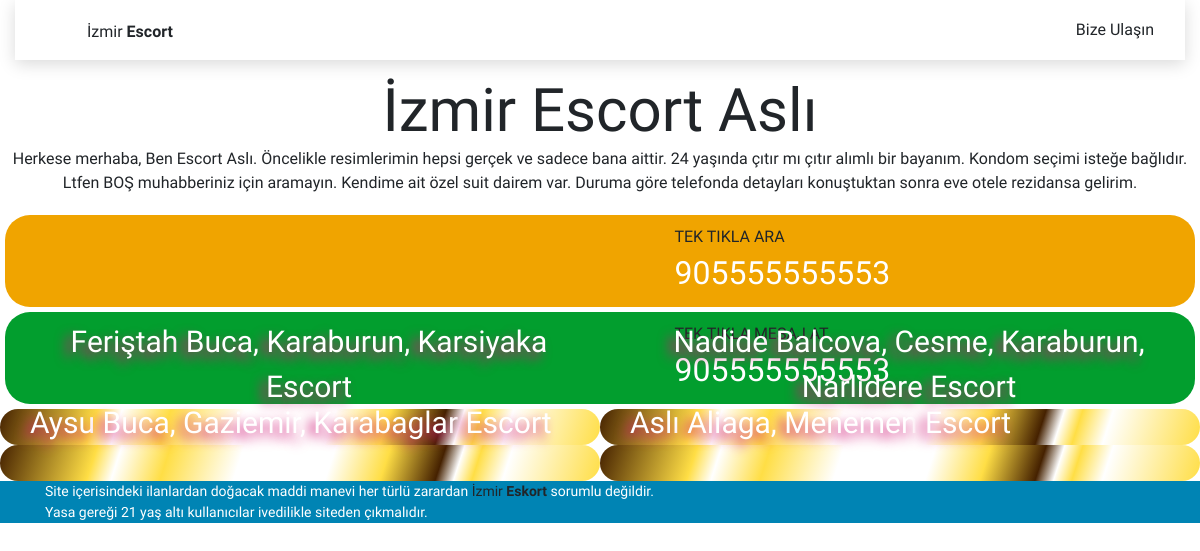
Screenshot of /izmir-escort/4/ with the database file from the repository.
### sayfa/models.py (models this page shows, shortened)
class Eskort(models.Model):
    class Rank(models.IntegerChoices):
        GOLD = 1
        SILVER = 2
        BRONZE = 3
    class Status(models.IntegerChoices):
        ACIK = 1
        KAPALI = 0
    class Ilceler(models.TextChoices):
        aliaga = 'Aliağa'
        balcova = 'Balçova'
        bayrakli = 'Bayraklı'
        bornova = 'Bornova'
        buca = 'Buca'
        cesme = 'Çeşme'
        cigli = 'Çiğli'
        gaziemir = 'Gaziemir'
        guzelbahce = 'Güzelbahçe'
        karabaglar = 'Karabağlar'
        karaburun = 'Karaburun'
        karsiyaka = 'Karşıyaka'
        konak = 'Konak'
        menemen = 'Menemen'
        narlidere = 'Narlıdere'
        seferihisar = 'Seferihisar'
        urla = 'Urla'
    name = models.CharField(_("İsim"),max_length=100)
    tel = models.CharField(_("Telefon"),max_length=20)
    text = HTMLField(_("Açıklama"))
    duration = models.DurationField(_("Süre"),default=timedelta(days=7))
    ilceler = MultiSelectField(_("İlçeler"),max_length=200, choices=Ilceler.choices,default=Ilceler.buca)
    rank = models.IntegerField(choices=Rank.choices)
    status = models.IntegerField(_("Durum"),choices=Status.choices, default=1)
    def get_absolute_url(self):
        return reverse("escort_view", kwargs={"id": self.id})

### sayfa/views.py (the view)
# urls.py: path('izmir-escort/<int:id>/',escort_view, name="escort_view"),
def escort_view(request, id):
    esc = Eskort.objects.filter(id=id).first()
    images = esc.images.all()
    text = esc.text.rstrip('\"')
    escAll = Eskort.objects.all().order_by('rank')[:4]
    return render(request,'escort.html',{'e':esc,'escAll':escAll, 'images': images, 'text': text})

### templates/escort.html (shortened to what this page needs)
{% extends "main.html" %}
{% block main %}
{% load static %}
<div id="isim">
    <h1>İzmir Escort {{e.name}}</h1>
  </div>
  <div id="metin">
    {{text|safe}}
  </div>
  <a href="tel:0{{e.tel}}">
    <div id="tel" class="button">
    <div id="phone-icon">
    </div>
    <div>TEK TIKLA ARA <br />
      <a href="tel:0{{e.tel}}" class="phone">{{e.tel}}</a>
    </div>
    </div>
  </a>
  <a href="https://wa.me/{{e.tel}}">
  <div id="wa" class="button">
    <div id="phone-icon">
    </div>
    <div>TEK TIKLA MESAJ AT <br />
      <a href="https://wa.me/{{e.tel}}" class="phone">{{e.tel}}</a>
    </div>
  </div>
</a>
<div class = "row">
  {% for e in escAll %}
  <div class="{% if e.rank == 1 %}col-6{% elif e.rank == 2 %}col-4{% elif e.rank == 3 %}col-3{% endif %} fancyborder {{ e.get_rank_display }}" >
    <div class="wrap">
        <div class="name">{{ e.name }} {{ e.ilceler }} Escort</div>
    </div>
  </div>
  {% endfor %}
</div>
{% endblock main %}

### templates/main.html (style rules this page uses)
body { -webkit-animation: -amp-start 8s steps(1, end) 0s 1 normal both; -moz-animation: -amp-start 8s steps(1, end) 0s 1 normal both; -ms-animation: -amp-start 8s steps(1, end) 0s 1 normal both; animation: -amp-start 8s steps(1, end) 0s 1 normal both }

### templates/bootstrap.html (style rules this page uses)
:root { color-scheme:light dark;--blue: #0084b4;--indigo: #6610f2;--purple: #6f42c1;--pink: #e83e8c;--red: #dc3545;--orange: #fd7e14;--yellow: beige;--green: #28a745;--teal: #20c997;--cyan: #17a2b8;--white: #fff;--gray: #6c757d;--gray-dark: #212529;--primary: #0084b4;--secondary: #6c757d;--success: #28a745;--info: #17a2b8;--warning: beige;--danger: #dc3545;--light: #dee2e6;--dark: #212529;--breakpoint-xs: 0;--breakpoint-sm: 576px;--breakpoint-md: 768px;--breakpoint-lg: 992px;--breakpoint-xl: 1200px;--font-family-sans-serif: "Roboto Condensed", sans-serif;--font-family-monospace: SFMono-Regular, Menlo, Monaco, Consolas, "Liberation Mono", "Courier New", monospace }
*,*::before,*::after { box-sizing:border-box }
html { font-family:'Teko',sans-serif;line-height:1.15;-webkit-text-size-adjust:100%;-webkit-tap-highlight-color:rgba(0,0,0,0) }
body { margin:0;font-family:"Teko",sans-serif;font-weight:400;line-height:1.5;text-align:left;font-size:1rem }
@media (prefers-color-scheme: light) { body { color:#212529;background-color:#fff } }
h1,h2,h3,h4,h5,h6 { margin-top:0;margin-bottom:.5rem }
a { text-decoration:none;background:transparent }
@media (prefers-color-scheme: light) { a { color:#212529 } }
h1,h2,h3,h4,h5,h6,.h1,.h2,.h3,.h4,.h5,.h6 { margin-bottom:.5rem;font-weight:400;line-height:1.2 }
h1,.h1 { font-size:2.5rem }
@media (max-width: 1200px) { h1,.h1 { font-size:calc(1.375rem + 1.5vw) } }
.row { display:flex;flex-wrap:wrap; }
.col-1,.col-2,.col-3,.col-4,.col-5,.col-6,.col-7,.col-8,.col-9,.col-10,.col-11,.col-12,.col,.col-auto,.col-sm-1,.col-sm-2,.col-sm-3,.col-sm-4,.col-sm-5,.col-sm-6,.col-sm-7,.col-sm-8,.col-sm-9,.col-sm-10,.col-sm-11,.col-sm-12,.col-sm,.col-sm-auto,.col-md-1,.col-md-2,.col-md-3,.col-md-4,.col-md-5,.col-md-6,.col-md-7,.col-md-8,.col-md-9,.col-md-10,.col-md-11,.col-md-12,.col-md,.col-md-auto,.col-lg-1,.col-lg-2,.col-lg-3,.col-lg-4,.col-lg-5,.col-lg-6,.col-lg-7,.col-lg-8,.col-lg-9,.col-lg-10,.col-lg-11,.col-lg-12,.col-lg,.col-lg-auto,.col-xl-1,.col-xl-2,.col-xl-3,.col-xl-4,.col-xl-5,.col-xl-6,.col-xl-7,.col-xl-8,.col-xl-9,.col-xl-10,.col-xl-11,.col-xl-12,.col-xl,.col-xl-auto { position:relative;width:100%;padding-right:15px;padding-left:15px }
.col-6 { flex:0 0 50%;max-width:50% }
.button { background-color: rgb(234, 79, 1); color: #fff; padding: 10px; border-radius: 25px; text-decoration: none; font-family: 'Teko', sans-serif; }
#isim h1 { font-size: 60px; margin-top:15px; margin-bottom:-15px; text-align: center; }
#metin { text-align: center; padding-top: 15px; margin-left: 10px; margin-right: 10px; padding-bottom: 15px; }
#tel { display: flex; justify-content: space-evenly; background-color: #f0a400; color: #fff; margin: 5px; }
a.phone { font-size: xx-large; text-decoration: none; color: #fff; }
#phone-icon { width: 70px; padding-bottom: 2px; padding-top: 1px; }
#wa { display: flex; justify-content: space-evenly; background-color: #029e2e; color: #fff; margin: 5px; }
.name { position: absolute; bottom:3vw; padding-right: 1vw; padding-left: 1vw; font-family: 'Teko', sans-serif; font-size: 2.5vw; color:white; text-shadow: -0.5vw 0.5vw 1vw #CE1374; text-align: center; }
.fancyborder { padding:1.5vw; border-radius: 2vw; }
.Gold { background: -moz-linear-gradient( -72deg, #ffde45, #ffffff 16%, #ffde45 21%, #ffffff 24%, #452100 27%, #ffde45 36%, #ffffff 45%, #ffffff 60%, #ffde45 72%, #ffffff 80%, #ffde45 84%, #452100 ); background: -webkit-linear-gradient( -72deg, #ffde45, #ffffff 16%, #ffde45 21%, #ffffff 24%, #452100 27%, #ffde45 36%, #ffffff 45%, #ffffff 60%, #ffde45 72%, #ffffff 80%, #ffde45 84%, #452100 ); background: -o-linear-gradient( -72deg, #ffde45, #ffffff 16%, #ffde45 21%, #ffffff 24%, #452100 27%, #ffde45 36%, #ffffff 45%, #ffffff 60%, #ffde45 72%, #ffffff 80%, #ffde45 84%, #452100 ); background: linear-gradient( -72deg, #ffde45, #ffffff 16%, #ffde45 21%, #ffffff 24%, #452100 27%, #ffde45 36%, #ffffff 45%, #ffffff 60%, #ffde45 72%, #ffffff 80%, #ffde45 84%, #452100 ); }

### rows the page displays
Eskort: name "Aslı", text "Herkese merhaba, Ben Escort Aslı. Öncelikle resimlerimin hepsi gerçek ve sadece bana aittir. 24 yaşında çıtır mı çıtır alımlı bir bayanım. Kondom seçimi isteğe bağlıdır. Ltfen BOŞ muhabberiniz için aramayın. Kendime ait özel suit dairem var. Duruma göre telefonda detayları konuştuktan sonra eve otele rezidansa gelirim.", tel "905555555553", ilceler "Aliaga, Menemen"
Eskort: name "Feriştah", ilceler "Buca, Karaburun, Karsiyaka"
Eskort: name "Nadide", ilceler "Balcova, Cesme, Karaburun, Narlidere"
Eskort: name "Aysu", ilceler "Buca, Gaziemir, Karabaglar"
